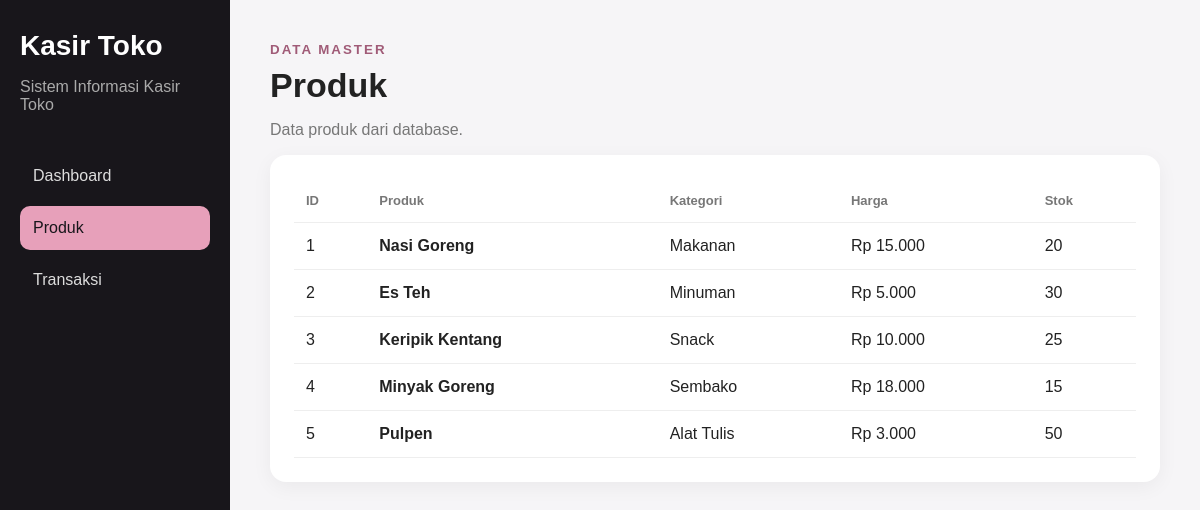
/produk.php, run on the app's committed database.
### tables this page shows
CREATE TABLE produk (
    id_produk INT AUTO_INCREMENT PRIMARY KEY,
    nama_produk VARCHAR(100) NOT NULL,
    harga DECIMAL(12,2) NOT NULL,
    stok INT NOT NULL,
    id_kategori INT,
    FOREIGN KEY (id_kategori) REFERENCES kategori(id_kategori)
);

CREATE TABLE kategori (
    id_kategori INT AUTO_INCREMENT PRIMARY KEY,
    nama_kategori VARCHAR(100) NOT NULL,
    keterangan VARCHAR(255)
);

### produk.php (the view)
<?php
require_once "services/config.php";
$data=$conn->query("SELECT p.*,k.nama_kategori FROM produk p LEFT JOIN kategori k ON p.id_kategori=k.id_kategori ORDER BY p.id_produk");
?>
<!DOCTYPE html><html lang="id"><head><meta charset="UTF-8"><meta name="viewport" content="width=device-width,initial-scale=1.0"><title>Produk - Kasir Toko</title><link rel="stylesheet" href="style.css"></head>
<body><div class="layout"><aside class="sidebar"><h1>Kasir Toko</h1><p>Sistem Informasi Kasir Toko</p><nav><a href="index.php">Dashboard</a><a class="active" href="produk.php">Produk</a><a href="transaksi.php">Transaksi</a></nav></aside>
<main class="content"><div class="header"><div><small>DATA MASTER</small><h2>Produk</h2><p>Data produk dari database.</p></div></div><section class="panel"><table><thead><tr><th>ID</th><th>Produk</th><th>Kategori</th><th>Harga</th><th>Stok</th></tr></thead><tbody>
<?php while($row=$data->fetch_assoc()): ?><tr><td><?php echo $row['id_produk']; ?></td><td><strong><?php echo htmlspecialchars($row['nama_produk']); ?></strong></td><td><?php echo htmlspecialchars($row['nama_kategori']); ?></td><td>Rp <?php echo number_format($row['harga'],0,',','.'); ?></td><td><?php echo $row['stok']; ?></td></tr><?php endwhile; ?>
</tbody></table></section></main></div></body></html>

### style.css (style rules this page uses)
* { box-sizing:border-box }
body { margin:0;font-family:Arial,sans-serif;background:#f6f5f7;color:#222 }
.layout { display:flex;min-height:100vh }
.sidebar { width:230px;background:#18161b;color:white;padding:30px 20px }
.sidebar h1 { margin:0;font-size:28px }
.sidebar p { color:#aaa }
.sidebar nav { margin-top:40px;display:grid;gap:8px }
.sidebar a { color:#ddd;text-decoration:none;padding:13px;border-radius:10px }
.sidebar a:hover,.sidebar a.active { background:#e7a0ba;color:#18161b }
.content { flex:1;padding:40px }
.header { display:flex;justify-content:space-between;align-items:start }
.header small { letter-spacing:2px;color:#a05b77;font-weight:bold }
.header h2 { font-size:34px;margin:8px 0 }
.header p { color:#777 }
.card,.panel { background:white;border-radius:16px;padding:24px;box-shadow:0 5px 20px #0000000d }
.panel { overflow:auto }
table { width:100%;border-collapse:collapse }
th,td { text-align:left;padding:14px 12px;border-bottom:1px solid #eee }
th { color:#777;font-size:13px }

### data on the page
produk: id_produk "1", nama_produk "Nasi Goreng", id_kategori.nama_kategori "Makanan", harga "15.000", stok "20"
produk: id_produk "2", nama_produk "Es Teh", id_kategori.nama_kategori "Minuman", harga "5.000", stok "30"
produk: id_produk "3", nama_produk "Keripik Kentang", id_kategori.nama_kategori "Snack", harga "10.000", stok "25"
produk: id_produk "4", nama_produk "Minyak Goreng", id_kategori.nama_kategori "Sembako", harga "18.000", stok "15"
produk: id_produk "5", nama_produk "Pulpen", id_kategori.nama_kategori "Alat Tulis", harga "3.000", stok "50"
